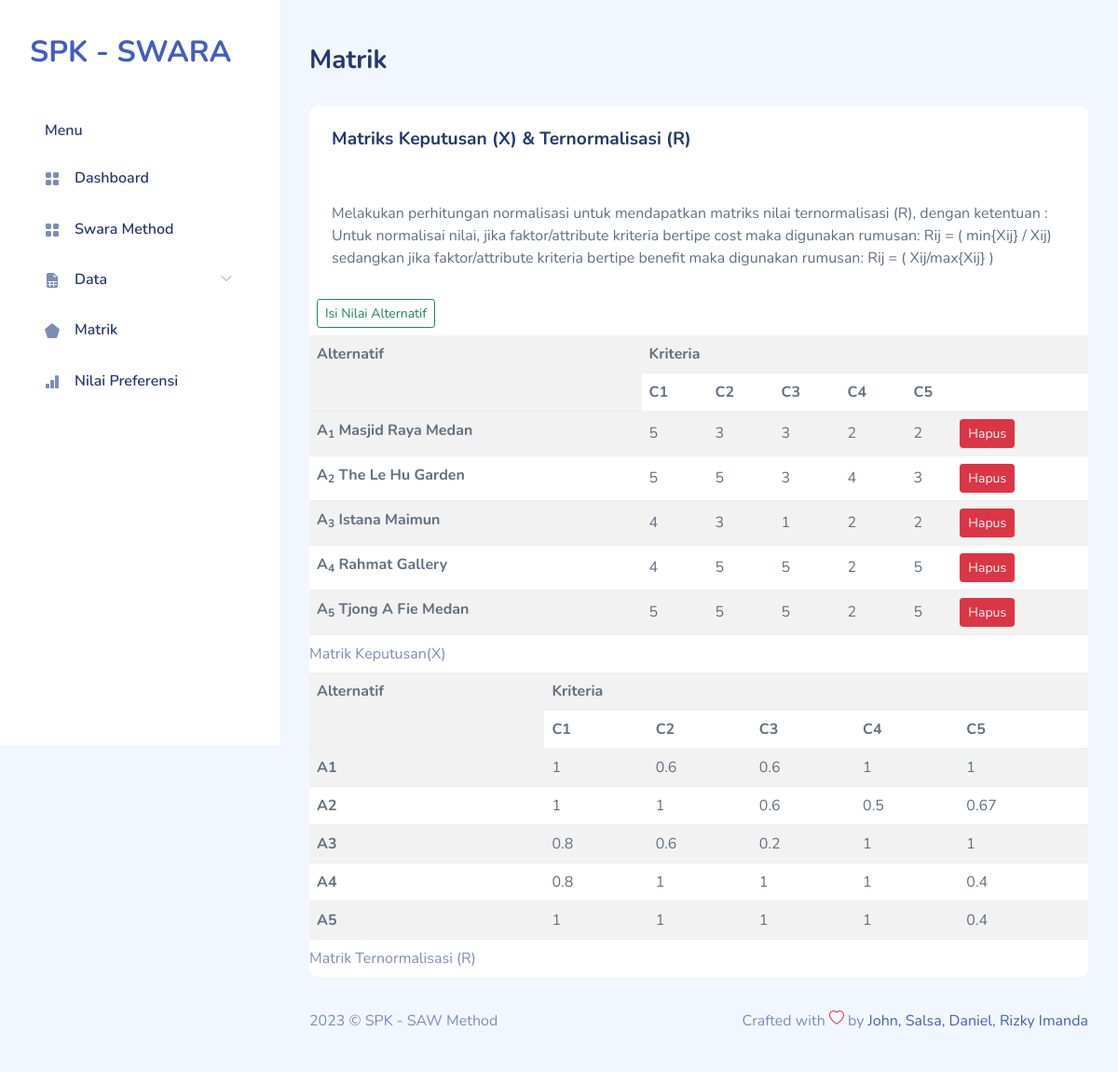
The page /matrik.php on the database its author committed.
### tables this page shows
CREATE TABLE `saw_evaluations` (
  `id_alternative` smallint(5) UNSIGNED NOT NULL,
  `id_criteria` tinyint(3) UNSIGNED NOT NULL,
  `value` float NOT NULL
);

CREATE TABLE `saw_alternatives` (
  `id_alternative` smallint(5) UNSIGNED NOT NULL,
  `name` varchar(30) NOT NULL
);

### matrik.php (the view, shortened to what this page needs)
<!DOCTYPE html>
<html lang="en">
<?php
require "layout/head.php";
require "include/conn.php";
?>
<body>
    <div id="app">
        <?php require "layout/sidebar.php";?>
        <div id="main">
            <div class="page-heading">
                <h3>Matrik</h3>
            </div>
            <div class="page-content">
                <section class="row">
                    <div class="col-12">
                        <div class="card">
                            <div class="card-header">
                                <h4 class="card-title">Matriks Keputusan (X) &amp; Ternormalisasi (R)</h4>
                            </div>
                            <div class="card-content">
                                <div class="card-body">
                                    <p class="card-text">Melakukan perhitungan normalisasi untuk mendapatkan matriks
                                        nilai ternormalisasi (R), dengan ketentuan :
                                        Untuk normalisai nilai, jika faktor/attribute kriteria bertipe cost maka
                                        digunakan rumusan:
                                        Rij = ( min{Xij} / Xij)
                                        sedangkan jika faktor/attribute kriteria bertipe benefit maka digunakan rumusan:
                                        Rij = ( Xij/max{Xij} )</p>
                                </div>
                                <button type="button" class="btn btn-outline-success btn-sm m-2" data-bs-toggle="modal"
                                    data-bs-target="#inlineForm">
                                    Isi Nilai Alternatif
                                </button>
                                <div class="table-responsive">
                                    <table class="table table-striped mb-0">
                                        <caption>
                                            Matrik Keputusan(X)
                                        </caption>
                                        <tr>
                                            <th rowspan='2'>Alternatif</th>
                                            <th colspan='6'>Kriteria</th>
                                        </tr>
                                        <tr>
                                            <th>C1</th>
                                            <th>C2</th>
                                            <th>C3</th>
                                            <th>C4</th>
                                            <th colspan="2">C5</th>
                                        </tr>
                                        <?php
$sql = "SELECT
          a.id_alternative,
          b.name,
          SUM(IF(a.id_criteria=1,a.value,0)) AS C1,
          SUM(IF(a.id_criteria=2,a.value,0)) AS C2,
          SUM(IF(a.id_criteria=3,a.value,0)) AS C3,
          SUM(IF(a.id_criteria=4,a.value,0)) AS C4,
          SUM(IF(a.id_criteria=5,a.value,0)) AS C5
        FROM
          saw_evaluations a
          JOIN saw_alternatives b USING(id_alternative)
        GROUP BY a.id_alternative
        ORDER BY a.id_alternative";
$result = $db->query($sql);
$X = array(1 => array(), 2 => array(), 3 => array(), 4 => array(), 5 => array());
while ($row = $result->fetch_object()) {
    array_push($X[1], round($row->C1, 2));
    array_push($X[2], round($row->C2, 2));
    array_push($X[3], round($row->C3, 2));
    array_push($X[4], round($row->C4, 2));
    array_push($X[5], round($row->C5, 2));
    echo "<tr class='center'>
            <th>A<sub>{$row->id_alternative}</sub> {$row->name}</th>
            <td>" . round($row->C1, 2) . "</td>
            <td>" . round($row->C2, 2) . "</td>
            <td>" . round($row->C3, 2) . "</td>
            <td>" . round($row->C4, 2) . "</td>
            <td>" . round($row->C5, 2) . "</td>
            <td>
            <a href='keputusan-hapus.php?id={$row->id_alternative}' class='btn btn-danger btn-sm'>Hapus</a>
            </td>
          </tr>\n";
}
?>
                                    </table>
                                    <table class="table table-striped mb-0">
                                        <caption>
                                            Matrik Ternormalisasi (R)
                                        </caption>
                                        <tr>
                                            <th rowspan='2'>Alternatif</th>
                                            <th colspan='5'>Kriteria</th>
                                        </tr>
                                        <tr>
                                            <th>C1</th>
                                            <th>C2</th>
                                            <th>C3</th>
                                            <th>C4</th>
                                            <th>C5</th>
                                        </tr>
                                        <?php
$sql = "SELECT
          a.id_alternative,
          SUM(
            IF(
              a.id_criteria=1,
              IF(
                b.attribute='benefit',
                a.value/" . max($X[1]) . ",
                " . min($X[1]) . "/a.value)
              ,0)
              ) AS C1,
          SUM(
            IF(
              a.id_criteria=2,
              IF(
                b.attribute='benefit',
                a.value/" . max($X[2]) . ",
                " . min($X[2]) . "/a.value)
               ,0)
             ) AS C2,
          SUM(
            IF(
              a.id_criteria=3,
              IF(
                b.attribute='benefit',
                a.value/" . max($X[3]) . ",
                " . min($X[3]) . "/a.value)
               ,0)
             ) AS C3,
          SUM(
            IF(
              a.id_criteria=4,
              IF(
                b.attribute='benefit',
                a.value/" . max($X[4]) . ",
                " . min($X[4]) . "/a.value)
               ,0)
             ) AS C4,
          SUM(
            IF(
              a.id_criteria=5,
              IF(
                b.attribute='benefit',
                a.value/" . max($X[5]) . ",
                " . min($X[5]) . "/a.value)
               ,0)
             ) AS C5
        FROM
          saw_evaluations a
          JOIN saw_criterias b USING(id_criteria)
        GROUP BY a.id_alternative
        ORDER BY a.id_alternative
       ";
$result = $db->query($sql);
while ($row = $result->fetch_object()) {
    echo "<tr class='center'>
            <th>A{$row->id_alternative}</th>
            <td>" . round($row->C1, 2) . "</td>
            <td>" . round($row->C2, 2) . "</td>
            <td>" . round($row->C3, 2) . "</td>
            <td>" . round($row->C4, 2) . "</td>
            <td>" . round($row->C5, 2) . "</td>
          </tr>\n";
}
?>
                                    </table>
                                </div>
                            </div>
                        </div>
                    </div>
                </section>
            </div>
            <?php require "layout/footer.php";?>
        </div>
    </div>
</body>
</html>

### layout/head.php (shortened to what this page needs)
<head>
    <link rel="stylesheet" href="assets/css/bootstrap.css">
    <link rel="stylesheet" href="assets/vendors/iconly/bold.css">
    <link rel="stylesheet" href="assets/vendors/perfect-scrollbar/perfect-scrollbar.css">
    <link rel="stylesheet" href="assets/vendors/bootstrap-icons/bootstrap-icons.css">
    <link rel="stylesheet" href="assets/css/app.css">
</head>

### layout/sidebar.php (shortened to what this page needs)
<div id="sidebar" class="active">
    <div class="sidebar-wrapper active">
        <div class="sidebar-header">
            <div class="d-flex justify-content-between">
                <div class="logo">
                    <a href="./">SPK - SWARA</a>
                </div>
            </div>
        </div>
        <div class="sidebar-menu">
            <ul class="menu">
                <li class="sidebar-title">Menu</li>
                <li class="sidebar-item">
                    <a href="./" class='sidebar-link'>
                        <i class="bi bi-grid-fill"></i>
                        <span>Dashboard</span>
                    </a>
                </li>
                <li class="sidebar-item">
                    <a href="swara.php" class='sidebar-link'>
                        <i class="bi bi-grid-fill"></i>
                        <span>Swara Method</span>
                    </a>
                </li>
                <li class="sidebar-item  has-sub">
                    <a href="#" class='sidebar-link'>
                        <i class="bi bi-file-earmark-spreadsheet-fill"></i>
                        <span>Data</span>
                    </a>
                </li>
                <li class="sidebar-item">
                    <a href="matrik.php" class='sidebar-link'>
                        <i class="bi bi-pentagon-fill"></i>
                        <span>Matrik</span>
                    </a>
                </li>
                <li class="sidebar-item">
                    <a href="preferensi.php" class='sidebar-link'>
                        <i class="bi bi-bar-chart-fill"></i>
                        <span>Nilai Preferensi</span>
                    </a>
                </li>
            </ul>
        </div>
    </div>
</div>

### layout/footer.php
<footer>
    <div class="footer clearfix mb-0 text-muted">
        <div class="float-start">
            <p>2023 &copy; SPK - SAW Method</p>
        </div>
        <div class="float-end">
            <p>Crafted with <span class="text-danger"><i class="bi bi-heart"></i></span> by <a
                    href="http://github.com/johnsihombing42">John, Salsa, Daniel, Rizky Imanda</a></p>
        </div>
    </div>
</footer>

### assets/css/app.css (style rules this page uses)
.btn.btn-danger,.btn.btn-info,.btn.btn-primary,.btn.btn-secondary,.btn.btn-success,.btn.btn-warning { color:#fff }
.card { margin-bottom:2.2rem;border:none }
.card .card-header { border:none }
.card .card-header h4 { font-size:1.2rem;font-weight:700 }
.card .card-content { position:relative }
.card .card-title { font-size:1.2rem }
.card .card-body { padding:1.5rem }
#sidebar.active .sidebar-wrapper { left:0 }
.sidebar-wrapper { width:300px;height:100vh;position:fixed;top:0;z-index:10;overflow-y:auto;background-color:#fff;bottom:0;transition:left .5s ease-out }
.sidebar-wrapper .sidebar-header { padding:2rem 2rem 1rem;font-size:2rem;font-weight:700 }
.sidebar-wrapper .menu { margin-top:2rem;padding:0 2rem;font-weight:600 }
.sidebar-wrapper .menu .sidebar-title { padding:0 1rem;margin:1.5rem 0 1rem;font-size:1rem;list-style:none;font-weight:600;color:#25396f }
.sidebar-wrapper .menu .sidebar-link { display:block;padding:.7rem 1rem;font-size:1rem;display:flex;align-items:center;border-radius:.5rem;transition:all .5s;text-decoration:none;color:#25396f }
.sidebar-wrapper .menu .sidebar-link i,.sidebar-wrapper .menu .sidebar-link svg { color:#7c8db5 }
.sidebar-wrapper .menu .sidebar-link span { margin-left:1rem }
.sidebar-wrapper .menu .sidebar-item { list-style:none;margin-top:.5rem;position:relative }
.sidebar-wrapper .menu .sidebar-item.has-sub .sidebar-link:after { position:absolute;color:#ccc;right:15px;top:12px;display:block }
.dataTable-table td,.dataTable-table thead th,.table td,.table thead th { vertical-align:middle }
.bi { width:1rem;height:1rem }
#main { margin-left:300px;padding:2rem }
.page-heading { margin:0 0 2rem }
.page-heading h3 { font-weight:700 }
a { text-decoration:none }

### rows shown on the page
saw_evaluations: id_alternative "1", id_alternative.name "Masjid Raya Medan", C1 "5", C2 "3", C3 "3", C4 "2", C5 "2", C1 "1", C2 "0.6", C3 "0.6", C4 "1", C5 "1"
saw_evaluations: id_alternative "2", id_alternative.name "The Le Hu Garden", C1 "5", C2 "5", C3 "3", C4 "4", C5 "3", C1 "1", C2 "1", C3 "0.6", C4 "0.5", C5 "0.67"
saw_evaluations: id_alternative "3", id_alternative.name "Istana Maimun", C1 "4", C2 "3", C3 "1", C4 "2", C5 "2", C1 "0.8", C2 "0.6", C3 "0.2", C4 "1", C5 "1"
saw_evaluations: id_alternative "4", id_alternative.name "Rahmat Gallery", C1 "4", C2 "5", C3 "5", C4 "2", C5 "5", C1 "0.8", C2 "1", C3 "1", C4 "1", C5 "0.4"
saw_evaluations: id_alternative "5", id_alternative.name "Tjong A Fie Medan", C1 "5", C2 "5", C3 "5", C4 "2", C5 "5", C1 "1", C2 "1", C3 "1", C4 "1", C5 "0.4"
